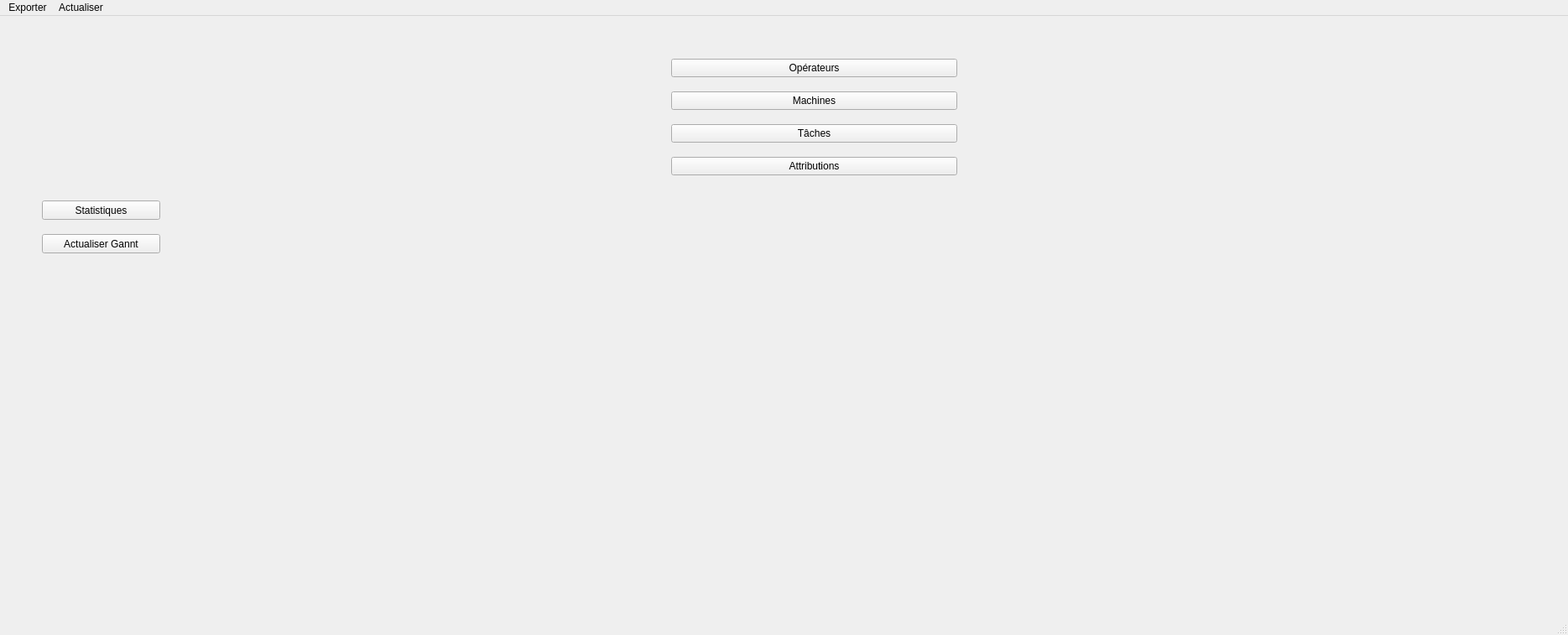
<?xml version="1.0" encoding="UTF-8"?>
<ui version="4.0">
 <class>MainWindow</class>
 <widget class="QMainWindow" name="MainWindow">
  <property name="geometry">
   <rect>
    <x>0</x>
    <y>0</y>
    <width>1869</width>
    <height>757</height>
   </rect>
  </property>
  <property name="mouseTracking">
   <bool>false</bool>
  </property>
  <property name="windowTitle">
   <string>MainWindow</string>
  </property>
  <property name="animated">
   <bool>true</bool>
  </property>
  <widget class="QWidget" name="centralwidget">
   <widget class="QWidget" name="layoutWidget">
    <property name="geometry">
     <rect>
      <x>800</x>
      <y>40</y>
      <width>341</width>
      <height>161</height>
     </rect>
    </property>
    <layout class="QVBoxLayout" name="verticalLayout">
     <item>
      <widget class="QPushButton" name="pushButton_operators">
       <property name="text">
        <string>Opérateurs</string>
       </property>
      </widget>
     </item>
     <item>
      <widget class="QPushButton" name="pushButton_machines">
       <property name="text">
        <string>Machines</string>
       </property>
      </widget>
     </item>
     <item>
      <widget class="QPushButton" name="pushButton_Tasks">
       <property name="text">
        <string>Tâches</string>
       </property>
      </widget>
     </item>
     <item>
      <widget class="QPushButton" name="pushButton_Assignments">
       <property name="text">
        <string>Attributions</string>
       </property>
      </widget>
     </item>
    </layout>
   </widget>
   <widget class="QWidget" name="verticalLayoutWidget">
    <property name="geometry">
     <rect>
      <x>20</x>
      <y>300</y>
      <width>1781</width>
      <height>431</height>
     </rect>
    </property>
    <layout class="QVBoxLayout" name="ganntSlot"/>
   </widget>
   <widget class="QLabel" name="logo">
    <property name="geometry">
     <rect>
      <x>0</x>
      <y>0</y>
      <width>481</width>
      <height>61</height>
     </rect>
    </property>
    <property name="text">
     <string/>
    </property>
    <property name="pixmap">
     <pixmap>../ressources/logo.jpg</pixmap>
    </property>
    <property name="scaledContents">
     <bool>false</bool>
    </property>
   </widget>
   <widget class="QPushButton" name="pushButton_updateGannt">
    <property name="geometry">
     <rect>
      <x>50</x>
      <y>260</y>
      <width>141</width>
      <height>23</height>
     </rect>
    </property>
    <property name="text">
     <string>Actualiser Gannt</string>
    </property>
   </widget>
   <widget class="QPushButton" name="pushButton_stat">
    <property name="geometry">
     <rect>
      <x>50</x>
      <y>220</y>
      <width>141</width>
      <height>23</height>
     </rect>
    </property>
    <property name="text">
     <string>Statistiques</string>
    </property>
   </widget>
  </widget>
  <widget class="QMenuBar" name="menubar">
   <property name="geometry">
    <rect>
     <x>0</x>
     <y>0</y>
     <width>1869</width>
     <height>21</height>
    </rect>
   </property>
   <widget class="QMenu" name="menuExporter">
    <property name="title">
     <string>Exporter</string>
    </property>
   </widget>
   <widget class="QMenu" name="menuActualiser">
    <property name="title">
     <string>Actualiser</string>
    </property>
   </widget>
   <addaction name="menuExporter"/>
   <addaction name="menuActualiser"/>
  </widget>
  <widget class="QStatusBar" name="statusbar"/>
 </widget>
 <resources/>
 <connections/>
</ui>
